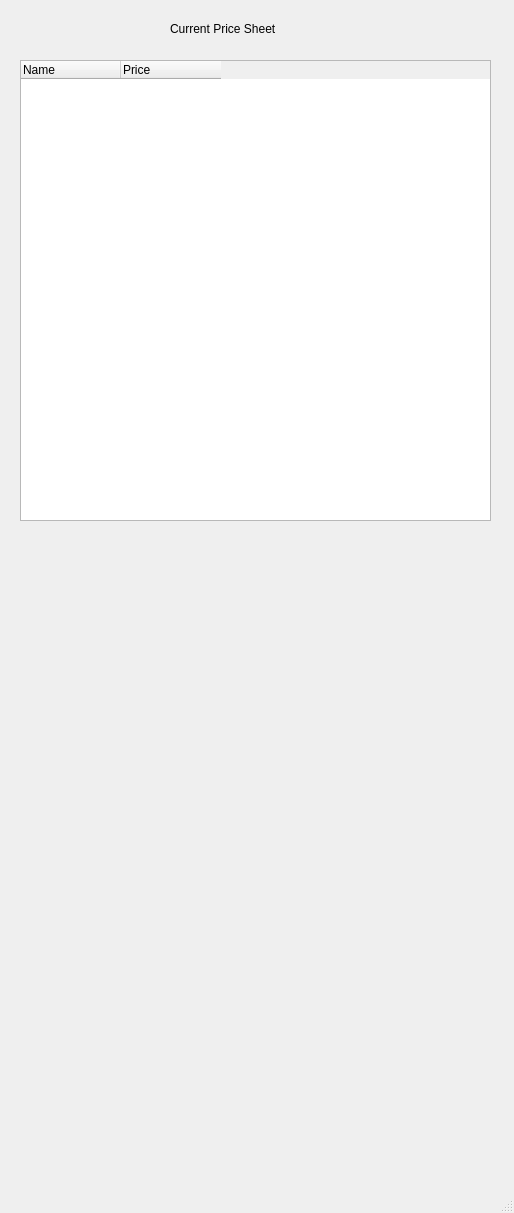
<?xml version="1.0" encoding="UTF-8"?>
<ui version="4.0">
 <class>PriceSideBar</class>
 <widget class="QMainWindow" name="PriceSideBar">
  <property name="geometry">
   <rect>
    <x>0</x>
    <y>0</y>
    <width>514</width>
    <height>1213</height>
   </rect>
  </property>
  <property name="windowTitle">
   <string>MainWindow</string>
  </property>
  <widget class="QWidget" name="centralwidget">
   <widget class="QLabel" name="label">
    <property name="geometry">
     <rect>
      <x>170</x>
      <y>20</y>
      <width>141</width>
      <height>17</height>
     </rect>
    </property>
    <property name="text">
     <string>Current Price Sheet</string>
    </property>
   </widget>
   <widget class="QTableWidget" name="pricesTableBox">
    <property name="geometry">
     <rect>
      <x>20</x>
      <y>60</y>
      <width>471</width>
      <height>461</height>
     </rect>
    </property>
    <property name="lineWidth">
     <number>5</number>
    </property>
    <property name="verticalScrollBarPolicy">
     <enum>Qt::ScrollBarAsNeeded</enum>
    </property>
    <property name="horizontalScrollBarPolicy">
     <enum>Qt::ScrollBarAsNeeded</enum>
    </property>
    <property name="sizeAdjustPolicy">
     <enum>QAbstractScrollArea::AdjustToContents</enum>
    </property>
    <property name="editTriggers">
     <set>QAbstractItemView::NoEditTriggers</set>
    </property>
    <property name="selectionMode">
     <enum>QAbstractItemView::SingleSelection</enum>
    </property>
    <property name="selectionBehavior">
     <enum>QAbstractItemView::SelectRows</enum>
    </property>
    <column>
     <property name="text">
      <string>Name</string>
     </property>
     <property name="textAlignment">
      <set>AlignLeading|AlignVCenter</set>
     </property>
    </column>
    <column>
     <property name="text">
      <string>Price</string>
     </property>
     <property name="textAlignment">
      <set>AlignLeading|AlignVCenter</set>
     </property>
    </column>
   </widget>
  </widget>
  <widget class="QMenuBar" name="menubar">
   <property name="geometry">
    <rect>
     <x>0</x>
     <y>0</y>
     <width>514</width>
     <height>22</height>
    </rect>
   </property>
  </widget>
  <widget class="QStatusBar" name="statusbar"/>
 </widget>
 <resources/>
 <connections/>
</ui>
